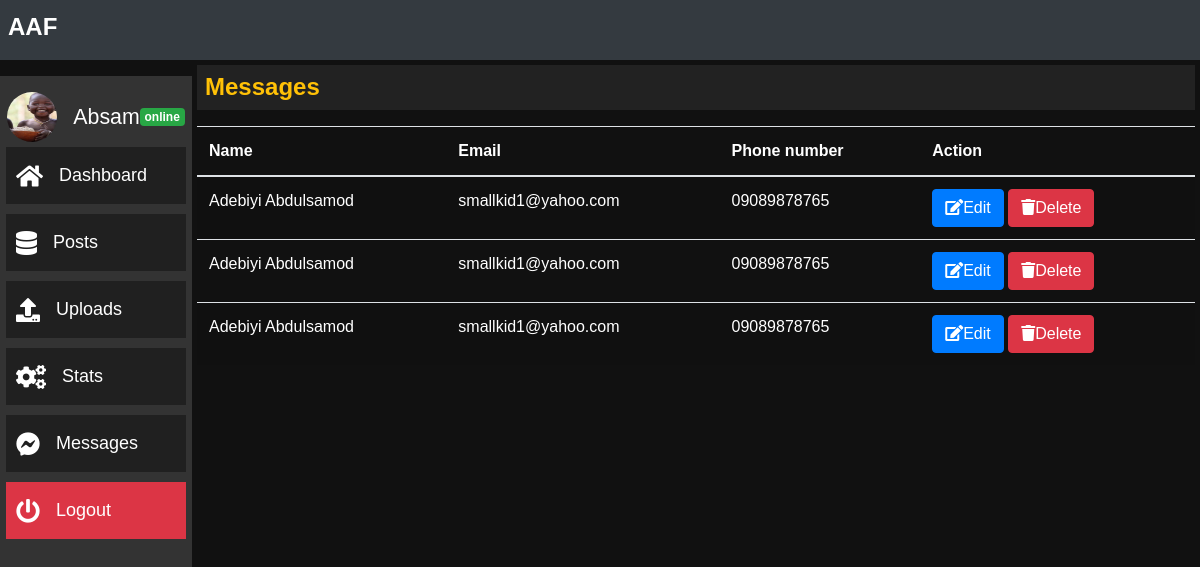
The app's page /admin/message.php (signed in) with its own data.
### tables this page shows
CREATE TABLE `messages` (
  `id` int(11) NOT NULL,
  `name` varchar(50) NOT NULL,
  `email` varchar(200) NOT NULL,
  `phone` tinytext NOT NULL,
  `messsage` text NOT NULL,
  `date` varchar(10) NOT NULL
);

### admin/message.php (the view, shortened to what this page needs)
<!DOCTYPE html>
<html lang="en-Us">
	<head>
		<link rel="stylesheet" type="text/css" href="/admin/css/stylesheet/all.css">
		<link rel="stylesheet" type="text/css" href="/admin/css/stylesheet/bootstrap.min.css">
		<link rel="stylesheet" type="text/css" href="/admin/css/stylesheet/style.css">
	</head>
	<body>
    <div class="container-fluid">
      <?php include "includes/header.php"; ?>
      <div class="main">
        <div class="p-2 top-bar">
          <h4 class="d-inline font-weight-bold text-warning">Messages</h4>
        </div>
        <div class="dfd mt-3">
          <div class="table">
          <table class="table text-white table-striped">
            <thead>
              <tr>
                <th>Name</th>
                <th>Email</th>
                <th>Phone number</th>
                <th>Action</th>
              </tr>
            </thead>
            <tbody>
              <?php
              include "includes/config.php";
              $sql = "SELECT * FROM messages";
              if($result = mysqli_query($conn, $sql)){
                if(mysqli_num_rows($result) > 0){
                  while($row = mysqli_fetch_array($result)){
                    ?>
                    <tr>
                      <td class="text-capitalize"><?php echo $row["name"]; ?></td>
                      <td><?php echo $row["email"]; ?></td>
                      <td><?php echo $row["phone"]; ?></td>
                      <td>
                        <a href="" class="btn btn-primary">
                          <i class="fa fa-edit"></i>Edit
                        </a>
                        <a href="" class="btn btn-danger">
                          <i class="fa fa-trash"></i>Delete
                        </a>
                      </td>
                    <?php
                  }
                }
              }
              ?>
            </tbody>
          </table>
          </div>
        </div>
      </div>
    </div>
	</body>
</html>

### admin/css/stylesheet/all.css (style rules this page uses)
.fa, .fas, .far, .fal, .fad, .fab { -moz-osx-font-smoothing: grayscale; -webkit-font-smoothing: antialiased; display: inline-block; font-style: normal; font-variant: normal; text-rendering: auto; line-height: 1; }
.fa-edit:before { content: "\f044"; }
.fa-trash:before { content: "\f1f8"; }

### admin/css/stylesheet/style.css (style rules this page uses)
body { font-family: Verdana, Geneva, Tahoma, sans-serif; }
a { text-decoration: none !important; }
h1,h2,h3,h4,h5,h6 { margin-bottom: 5px; }
.container-fluid { padding: 0px; }
.main { display: inline-block; width: 74%; margin-left: 26%; padding: 5px; }

### admin/message.php (style rules this page uses)
body { background: #111; }
.main { margin-left: 16%; padding: 5px; width: 84%; }
.top-bar { padding: 5px; background: #222; widt }
.table { width: 100%; overflow: auto; }

### records on screen
messages: name "Adebiyi Abdulsamod", email "smallkid1@yahoo.com", phone "09089878765"
messages: name "Adebiyi Abdulsamod", email "smallkid1@yahoo.com", phone "09089878765"
messages: name "Adebiyi Abdulsamod", email "smallkid1@yahoo.com", phone "09089878765"
